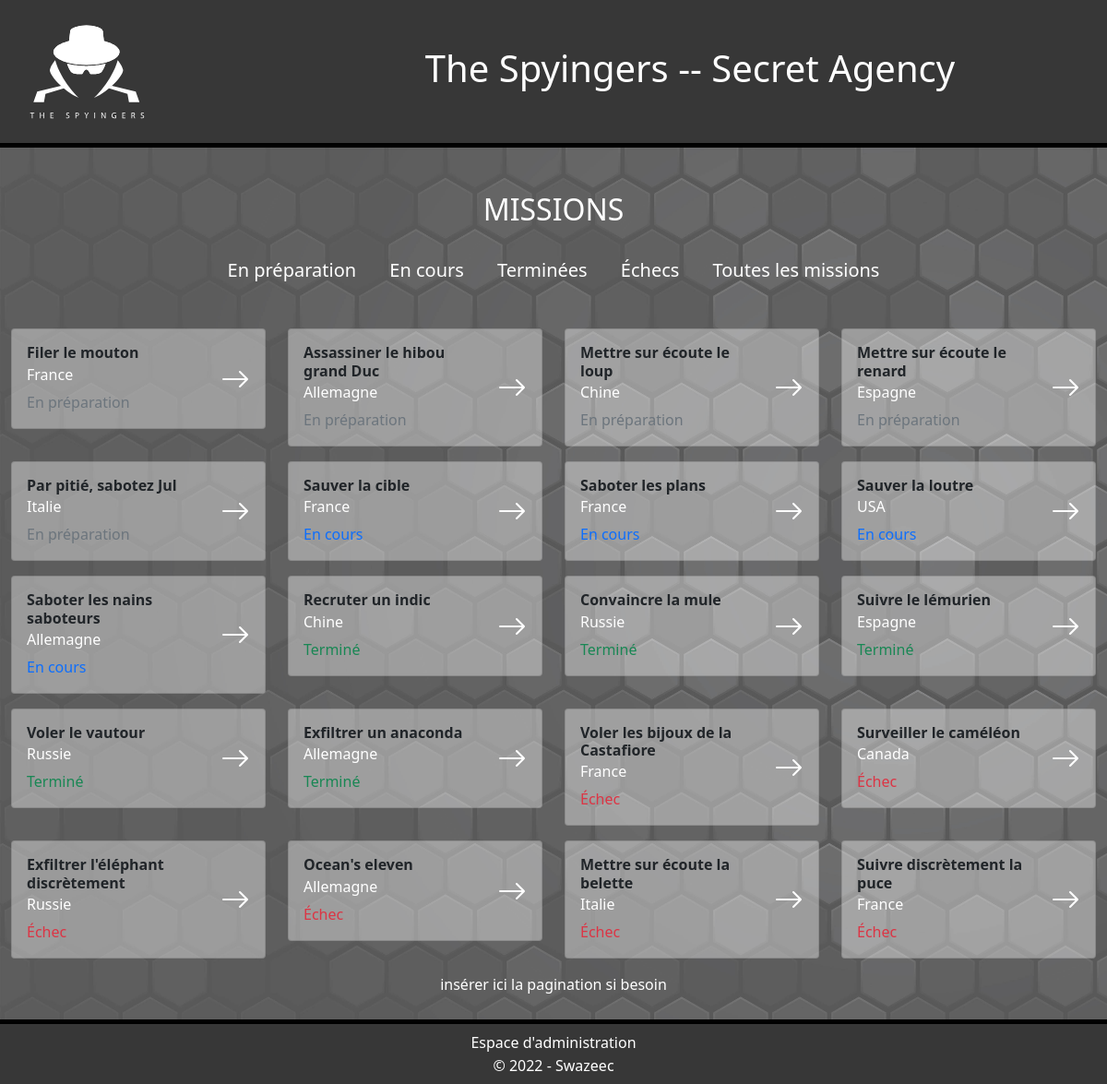
The page / on the database its author committed.
### tables this page shows
CREATE TABLE IF NOT EXISTS missions (
    id INT AUTO_INCREMENT PRIMARY KEY,
    title VARCHAR(100) NOT NULL,
    description TEXT NOT NULL,
    codename VARCHAR(50) NOT NULL,
    startDate DATE NOT NULL,
    endDate DATE NOT NULL,
    missionType_id INT NOT NULL,
    status_id INT NOT NULL,
    country_id INT NOT NULL,
    speciality_id INT NOT NULL,
    FOREIGN KEY (missionType_id) REFERENCES missionTypes(id),
    FOREIGN KEY (status_id) REFERENCES status(id),
    FOREIGN KEY (country_id) REFERENCES countries(id),
    FOREIGN KEY (speciality_id) REFERENCES specialities(id)
);

CREATE TABLE IF NOT EXISTS countries (
    id INT AUTO_INCREMENT PRIMARY KEY,
    name VARCHAR(50) NOT NULL
);

CREATE TABLE IF NOT EXISTS status (
    id INT AUTO_INCREMENT PRIMARY KEY,
    name VARCHAR(50) NOT NULL
);

### index.php (the view, shortened to what this page needs)
<?php
require_once('./src/db.php');
if(isset($_SESSION['connect'])){
    require_once('./src/header-connected.php');
} else {
    require_once('./src/header.php');
}?>
<section class="row d-block">
    <div class="col-12  pt-4 pt-md-5 pb-md-5">
        <h2 class=" text-white text-center pb-4">MISSIONS</h2>
        <nav class="text-center d-none d-lg-block">
            <a href="./index.php?missions=prep" class="px-3 fs-5">En préparation</a>
            <a href="./index.php?missions=ongoing" class="px-3 fs-5">En cours</a>
            <a href="./index.php?missions=success" class="px-3 fs-5">Terminées</a>
            <a href="./index.php?missions=failed" class="px-3 fs-5">Échecs</a>
            <a href="./index.php?missions=all" class="px-3 fs-5">Toutes les missions</a>
        </nav>
    </div>
    <div class="col-12">
        <div class="row">
        <?php
            if(isset($_GET['missions'])){
                switch($_GET['missions']) {
                    case 'prep' :
                        $req = $bdd->prepare('SELECT missions.id AS idm, missions.title AS title, status.id, status.name AS status, countries.name AS country
                                        FROM missions
                                        JOIN status ON status.id = missions.status_id
                                        JOIN countries ON countries.id = missions.country_id
                                        WHERE status.id = 1');
                        break;
                    case 'ongoing' :
                        $req = $bdd->prepare('SELECT missions.id AS idm, missions.title AS title, status.id, status.name AS status, countries.name AS country
                                        FROM missions
                                        JOIN status ON status.id = missions.status_id
                                        JOIN countries ON countries.id = missions.country_id
                                        WHERE status.id = 2');
                        break;
                    case 'success' :
                        $req = $bdd->prepare('SELECT missions.id AS idm, missions.title AS title, status.id, status.name AS status, countries.name AS country
                                        FROM missions
                                        JOIN status ON status.id = missions.status_id
                                        JOIN countries ON countries.id = missions.country_id
                                        WHERE status.id = 3');
                        break;
                    case 'failed' :
                        $req = $bdd->prepare('SELECT missions.id AS idm, missions.title AS title, status.id , status.name AS status, countries.name AS country
                                        FROM missions
                                        JOIN status ON status.id = missions.status_id
                                        JOIN countries ON countries.id = missions.country_id
                                        WHERE status.id = 4');
                        break;
                    case 'all' :
                    default:
                        $req = $bdd->prepare('SELECT missions.id AS idm, missions.title AS title, status.name AS status, countries.name AS country
                                        FROM missions
                                        JOIN status ON status.id = missions.status_id
                                        JOIN countries ON countries.id = missions.country_id
                                        ');
                        break;
                }
            } else {
                $req = $bdd->prepare('SELECT missions.id AS idm, missions.title AS title, status.name AS status, countries.name AS country
                                            FROM missions
                                            JOIN status ON status.id = missions.status_id
                                            JOIN countries ON countries.id = missions.country_id
                                            ');
            }
                if ($req->execute()){
                    while ($mission = $req->fetch(PDO::FETCH_ASSOC)){ ?>
                        <article class="col-12 col-md-4 col-lg-3 mb-3">
                        <div class="card white39">
                            <div class="d-flex align-items-center">
                                <div class="card-body">
                                    <h5 class="card-title fw-bold fs-6"><?php echo $mission['title']    ?> </h5>
                                    <h6 class="card-subtitle mb-2 text-white"><?php echo $mission['country']    ?></h6>
                                    <p class="card-text text-primary status"><?php echo $mission['status']    ?></p>
                                </div>
                                <a href="./mission.php?mission=<?php echo $mission['idm']?>" class="card-link pe-3 fs-2 fw-bold"><i class="bi bi-arrow-right"></i></a>
                            </div>
                        </div>
                    </article>
                    <?php
                    }
                } else {
                    echo 'Problème technique temporaire, réessayez plus tard !';
                }
            ?>
        </div>
    </div>
</section>
<nav class="row pagination">
    <div class="col-12 ">
        <p class=" text-center text-white">
            insérer ici la pagination si besoin
        </p>
    </div>
</nav>
<?php require_once ('./src/footer.php'); ?>
</body>
</html>

### src/header.php (shortened to what this page needs)
<!DOCTYPE html>
<html lang="fr">
<head>
    <link href="https://cdn.jsdelivr.net/npm/bootstrap@5.1.3/dist/css/bootstrap.min.css" rel="stylesheet">
    <link rel="stylesheet" href="https://cdn.jsdelivr.net/npm/bootstrap-icons@1.8.1/font/bootstrap-icons.css">
    <link rel="stylesheet" href="style.css">
</head>
<body>
    <main class="container-fluid d-flex flex-column justify-content-between">
        <header class="row align-items-center p-2 d-flex justify-content-between ">
            <div class="col col-lg-3 p-0 ps-3">
                <a href="./index.php"><img class="img-fluid p-2" src="./img/spyingers-logo.svg" alt="logo"></a>
            </div>
            <h1 class="text-white text-center d-none d-lg-block col">The Spyingers -- Secret Agency</h1>
        </header>

### src/footer.php
<footer class="row text-center p-2">
    <div>
        <a href="../administration.php">Espace d'administration</a>
    </div>
    <div class="text-white">
        © 2022 - Swazeec
    </div>
</footer>
</main>

### style.css (style rules this page uses)
* { box-sizing: border-box; }
a { text-decoration: none; color: white; }
.white39 { background-color: rgba(255, 255, 255, 0.39); }
main { background-image: url(img/spyingers-background.jpg); background-repeat: no-repeat; background-size: cover; min-height: 100vh; width: 100vw; }
header, footer { background-color: #373737; }
header { border-bottom: black 5px solid; height: 20vh; }
footer { border-top: black 5px solid; height: 70px; }
section { min-height: calc(80vh - 70px - 50px); }
header div img { max-height: 15vh; }
.pagination { height: 50px; }

### rows shown on the page
missions: title "Filer le mouton", country.name "France", status.name "En préparation"
missions: title "Assassiner le hibou grand Duc", country.name "Allemagne", status.name "En préparation"
missions: title "Mettre sur écoute le loup", country.name "Chine", status.name "En préparation"
missions: title "Mettre sur écoute le renard", country.name "Espagne", status.name "En préparation"
missions: title "Par pitié, sabotez Jul", country.name "Italie", status.name "En préparation"
missions: title "Sauver la cible", country.name "France", status.name "En cours"
missions: title "Saboter les plans", country.name "France", status.name "En cours"
missions: title "Sauver la loutre", country.name "USA", status.name "En cours"
missions: title "Saboter les nains saboteurs", country.name "Allemagne", status.name "En cours"
missions: title "Recruter un indic", country.name "Chine", status.name "Terminé"
missions: title "Convaincre la mule", country.name "Russie", status.name "Terminé"
missions: title "Suivre le lémurien", country.name "Espagne", status.name "Terminé"
missions: title "Voler le vautour", country.name "Russie", status.name "Terminé"
missions: title "Exfiltrer un anaconda", country.name "Allemagne", status.name "Terminé"
missions: title "Voler les bijoux de la Castafiore", country.name "France", status.name "Échec"
missions: title "Surveiller le caméléon", country.name "Canada", status.name "Échec"
missions: title "Exfiltrer l'éléphant discrètement", country.name "Russie", status.name "Échec"
missions: title "Ocean's eleven", country.name "Allemagne", status.name "Échec"
missions: title "Mettre sur écoute la belette", country.name "Italie", status.name "Échec"
missions: title "Suivre discrètement la puce", country.name "France", status.name "Échec"
